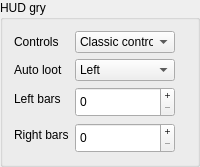
    <widget class="QGroupBox" name="controlGroup">
     <property name="title">
      <string>HUD gry</string>
     </property>
     <layout class="QGridLayout" name="contolsGroup">
      <item row="0" column="0">
       <layout class="QFormLayout" name="formLayout_6">
        <property name="sizeConstraint">
         <enum>QLayout::SetDefaultConstraint</enum>
        </property>
        <property name="formAlignment">
         <set>Qt::AlignLeading|Qt::AlignLeft|Qt::AlignVCenter</set>
        </property>
        <item row="0" column="1">
         <widget class="QComboBox" name="controlsBox">
          <property name="sizePolicy">
           <sizepolicy hsizetype="Fixed" vsizetype="Fixed">
            <horstretch>0</horstretch>
            <verstretch>0</verstretch>
           </sizepolicy>
          </property>
          <property name="minimumSize">
           <size>
            <width>100</width>
            <height>20</height>
           </size>
          </property>
          <property name="maximumSize">
           <size>
            <width>100</width>
            <height>25</height>
           </size>
          </property>
          <item>
           <property name="text">
            <string>Classic controls</string>
           </property>
          </item>
          <item>
           <property name="text">
            <string>Regular controls</string>
           </property>
          </item>
          <item>
           <property name="text">
            <string>Left smart click</string>
           </property>
          </item>
         </widget>
        </item>
        <item row="1" column="0">
         <widget class="QLabel" name="autoLootLabel">
          <property name="text">
           <string>Auto loot</string>
          </property>
         </widget>
        </item>
        <item row="1" column="1">
         <widget class="QComboBox" name="autoLootBox">
          <property name="sizePolicy">
           <sizepolicy hsizetype="Fixed" vsizetype="Fixed">
            <horstretch>0</horstretch>
            <verstretch>0</verstretch>
           </sizepolicy>
          </property>
          <property name="minimumSize">
           <size>
            <width>100</width>
            <height>20</height>
           </size>
          </property>
          <item>
           <property name="text">
            <string>Left</string>
           </property>
          </item>
          <item>
           <property name="text">
            <string>Shift + Left</string>
           </property>
          </item>
          <item>
           <property name="text">
            <string>Right</string>
           </property>
          </item>
         </widget>
        </item>
        <item row="2" column="0">
         <widget class="QLabel" name="addedLeftBarsLeft">
          <property name="text">
           <string>Left bars</string>
          </property>
         </widget>
        </item>
        <item row="2" column="1">
         <widget class="QSpinBox" name="leftBarsCounter">
          <property name="sizePolicy">
           <sizepolicy hsizetype="Fixed" vsizetype="Fixed">
            <horstretch>0</horstretch>
            <verstretch>0</verstretch>
           </sizepolicy>
          </property>
          <property name="minimumSize">
           <size>
            <width>100</width>
            <height>30</height>
           </size>
          </property>
          <property name="maximumSize">
           <size>
            <width>16777215</width>
            <height>25</height>
           </size>
          </property>
          <property name="buttonSymbols">
           <enum>QAbstractSpinBox::PlusMinus</enum>
          </property>
          <property name="maximum">
           <number>2</number>
          </property>
         </widget>
        </item>
        <item row="3" column="0">
         <widget class="QLabel" name="addedLeftBarsRight">
          <property name="text">
           <string>Right bars</string>
          </property>
         </widget>
        </item>
        <item row="3" column="1">
         <widget class="QSpinBox" name="rightBarsCounter">
          <property name="sizePolicy">
           <sizepolicy hsizetype="Fixed" vsizetype="Fixed">
            <horstretch>0</horstretch>
            <verstretch>0</verstretch>
           </sizepolicy>
          </property>
          <property name="minimumSize">
           <size>
            <width>100</width>
            <height>30</height>
           </size>
          </property>
          <property name="maximumSize">
           <size>
            <width>50</width>
            <height>25</height>
           </size>
          </property>
          <property name="readOnly">
           <bool>false</bool>
          </property>
          <property name="buttonSymbols">
           <enum>QAbstractSpinBox::PlusMinus</enum>
          </property>
          <property name="maximum">
           <number>2</number>
          </property>
          <property name="stepType">
           <enum>QAbstractSpinBox::DefaultStepType</enum>
          </property>
         </widget>
        </item>
        <item row="0" column="0">
         <widget class="QLabel" name="controlLabel">
          <property name="text">
           <string>Controls</string>
          </property>
         </widget>
        </item>
       </layout>
      </item>
     </layout>
    </widget>
